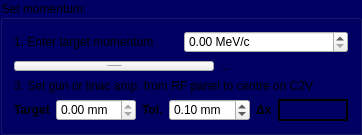
                 <widget class="QGroupBox" name="groupBox_6">
                  <property name="enabled">
                   <bool>true</bool>
                  </property>
                  <property name="minimumSize">
                   <size>
                    <width>300</width>
                    <height>0</height>
                   </size>
                  </property>
                  <property name="font">
                   <font>
                    <weight>50</weight>
                    <bold>false</bold>
                    <strikeout>false</strikeout>
                   </font>
                  </property>
                  <property name="styleSheet">
                   <string notr="true">QGroupBox{ background-color: rgb(0, 0, 100);}
QLabel{ background-color: rgba(0,0,0,0%);}
#QPushButton{ background-color: rgb(255, 255, 255);}</string>
                  </property>
                  <property name="title">
                   <string>Set momentum:</string>
                  </property>
                  <layout class="QVBoxLayout" name="verticalLayout_6">
                   <item>
                    <layout class="QHBoxLayout" name="horizontalLayout_17">
                     <item>
                      <widget class="QLabel" name="label_7">
                       <property name="text">
                        <string>1. Enter target momentum</string>
                       </property>
                      </widget>
                     </item>
                     <item>
                      <widget class="QDoubleSpinBox" name="doubleSpinBox_p_2">
                       <property name="suffix">
                        <string> MeV/c</string>
                       </property>
                      </widget>
                     </item>
                    </layout>
                   </item>
                   <item>
                    <layout class="QHBoxLayout" name="horizontalLayout_16">
                     <item>
                      <widget class="QPushButton" name="pushButton_fineGetRFRange_2">
                       <property name="minimumSize">
                        <size>
                         <width>200</width>
                         <height>0</height>
                        </size>
                       </property>
                       <property name="font">
                        <font>
                         <pointsize>-1</pointsize>
                        </font>
                       </property>
                       <property name="text">
                        <string>2. Set corresponding dipole current</string>
                       </property>
                       <property name="checked">
                        <bool>false</bool>
                       </property>
                      </widget>
                     </item>
                     <item>
                      <widget class="QLabel" name="label_I_2">
                       <property name="minimumSize">
                        <size>
                         <width>50</width>
                         <height>0</height>
                        </size>
                       </property>
                       <property name="text">
                        <string>...</string>
                       </property>
                      </widget>
                     </item>
                    </layout>
                   </item>
                   <item>
                    <widget class="QLabel" name="label_10">
                     <property name="text">
                      <string>3. Set gun or linac amp. from RF panel to centre on C2V</string>
                     </property>
                    </widget>
                   </item>
                   <item>
                    <layout class="QHBoxLayout" name="horizontalLayout_13">
                     <item>
                      <widget class="QLabel" name="label_20">
                       <property name="font">
                        <font>
                         <weight>75</weight>
                         <bold>true</bold>
                        </font>
                       </property>
                       <property name="text">
                        <string>Target</string>
                       </property>
                      </widget>
                     </item>
                     <item>
                      <widget class="QDoubleSpinBox" name="doubleSpinBox_x_4">
                       <property name="maximumSize">
                        <size>
                         <width>80</width>
                         <height>16777215</height>
                        </size>
                       </property>
                       <property name="readOnly">
                        <bool>true</bool>
                       </property>
                       <property name="suffix">
                        <string> mm</string>
                       </property>
                       <property name="minimum">
                        <double>-100.000000000000000</double>
                       </property>
                       <property name="maximum">
                        <double>100.000000000000000</double>
                       </property>
                       <property name="singleStep">
                        <double>0.100000000000000</double>
                       </property>
                       <property name="value">
                        <double>0.000000000000000</double>
                       </property>
                      </widget>
                     </item>
                     <item>
                      <widget class="QLabel" name="label_21">
                       <property name="font">
                        <font>
                         <weight>75</weight>
                         <bold>true</bold>
                        </font>
                       </property>
                       <property name="text">
                        <string>Tol.</string>
                       </property>
                      </widget>
                     </item>
                     <item>
                      <widget class="QDoubleSpinBox" name="doubleSpinBox_tol_4">
                       <property name="suffix">
                        <string> mm</string>
                       </property>
                       <property name="singleStep">
                        <double>0.100000000000000</double>
                       </property>
                       <property name="value">
                        <double>0.100000000000000</double>
                       </property>
                      </widget>
                     </item>
                     <item>
                      <widget class="QLabel" name="label_23">
                       <property name="font">
                        <font>
                         <weight>75</weight>
                         <bold>true</bold>
                        </font>
                       </property>
                       <property name="text">
                        <string>Δx</string>
                       </property>
                      </widget>
                     </item>
                     <item>
                      <widget class="QLabel" name="label_H_4">
                       <property name="minimumSize">
                        <size>
                         <width>70</width>
                         <height>0</height>
                        </size>
                       </property>
                       <property name="layoutDirection">
                        <enum>Qt::LeftToRight</enum>
                       </property>
                       <property name="frameShape">
                        <enum>QFrame::WinPanel</enum>
                       </property>
                       <property name="text">
                        <string/>
                       </property>
                       <property name="alignment">
                        <set>Qt::AlignLeading|Qt::AlignLeft|Qt::AlignVCenter</set>
                       </property>
                      </widget>
                     </item>
                    </layout>
                   </item>
                  </layout>
                 </widget>
